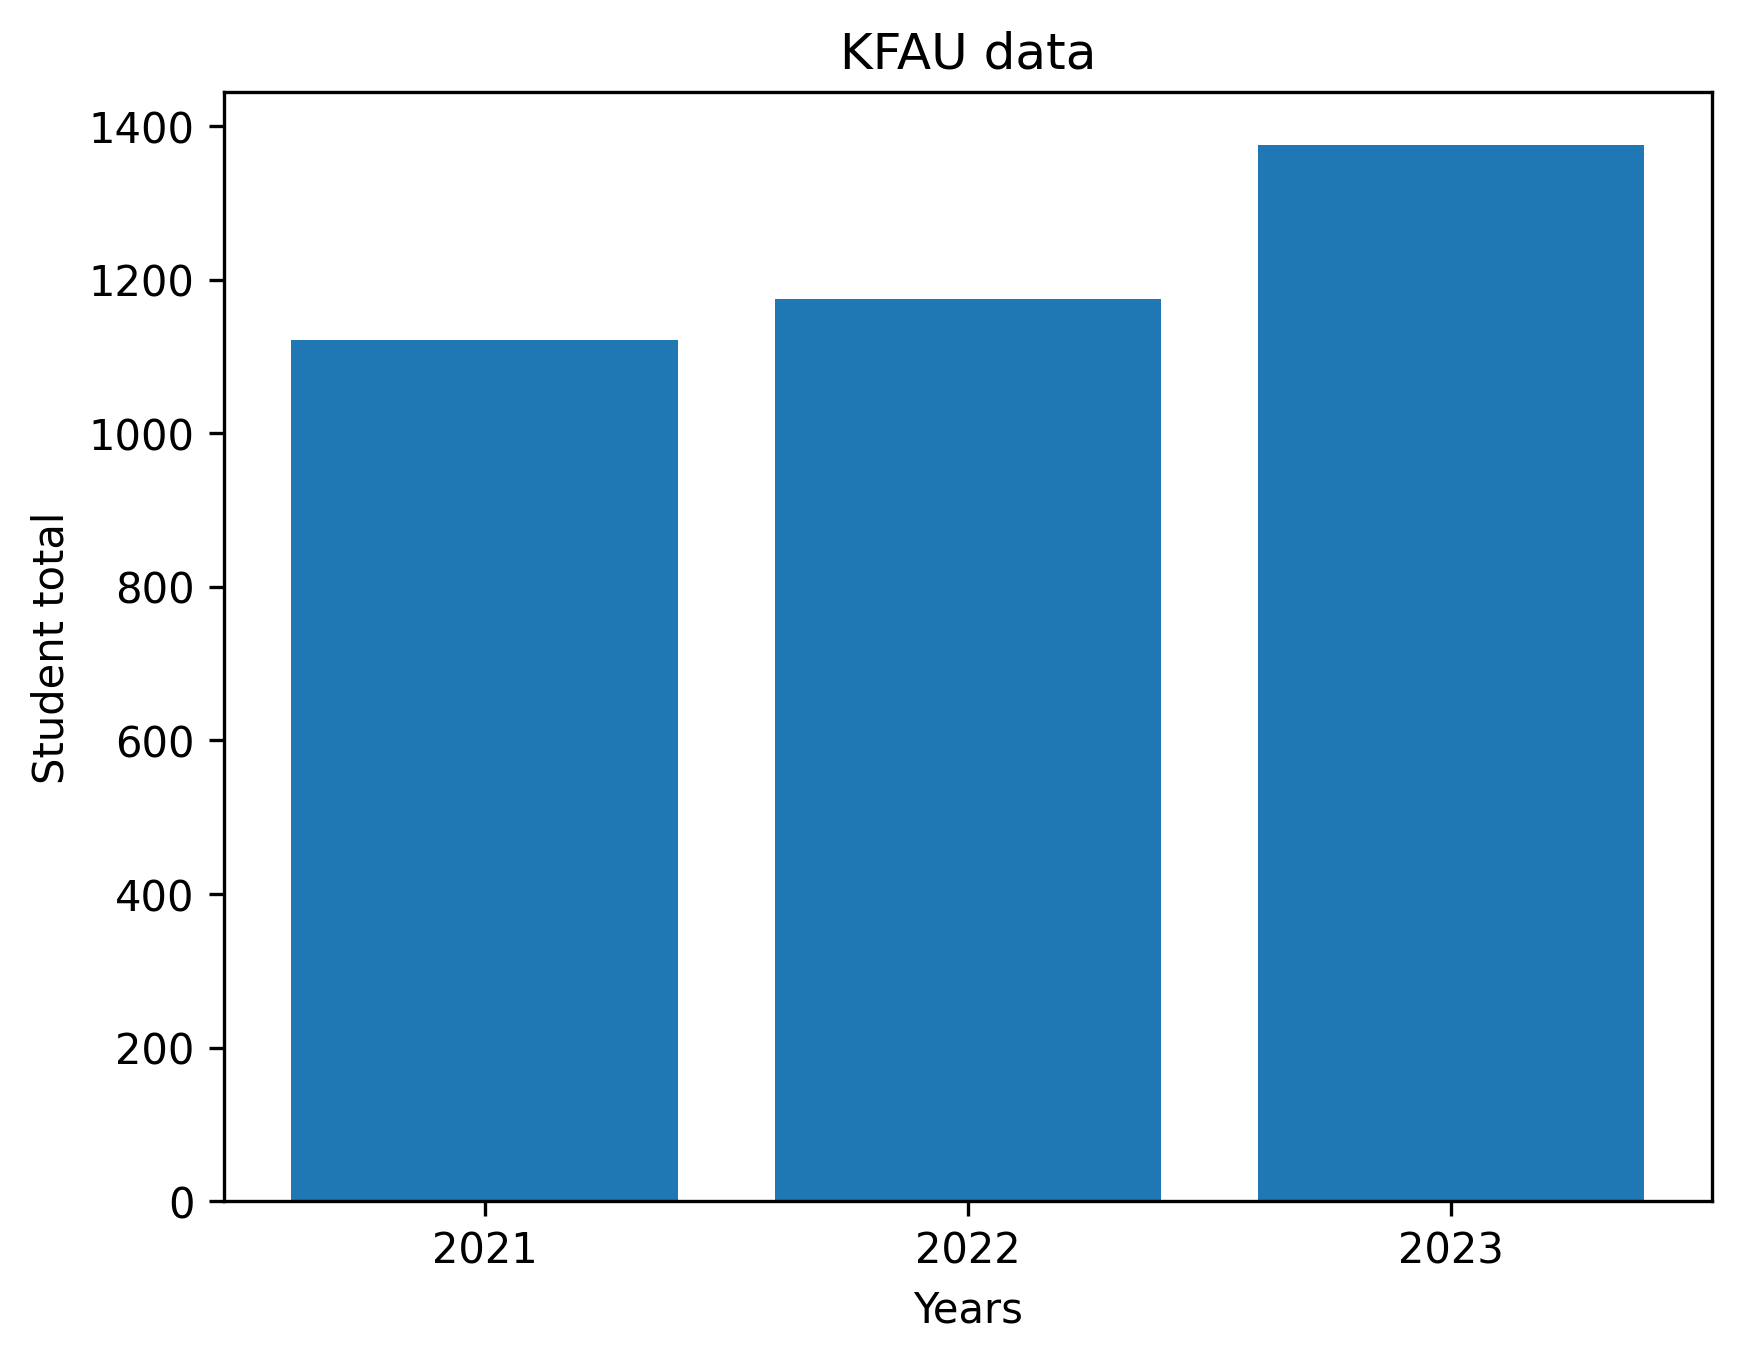

Reproduce this figure in Python.
import matplotlib
#matplotlib.use('TkAgg')  # Use Tkinter backend
import matplotlib.pyplot as plt
#import numpy as np

ylabels = ["2021", "2022", "2023"]
y = [1121, 1175, 1375]

plt.bar(ylabels, y)

plt.title("KFAU data")
plt.xlabel("Years")
plt.ylabel("Student total")
plt.savefig('bars.png', dpi=300, bbox_inches='tight')
plt.show()
